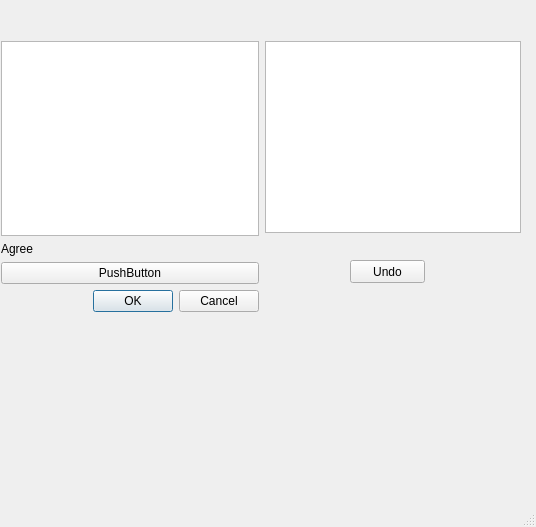
<?xml version="1.0" encoding="UTF-8"?>
<ui version="4.0">
 <class>MainWindow</class>
 <widget class="QMainWindow" name="MainWindow">
  <property name="geometry">
   <rect>
    <x>0</x>
    <y>0</y>
    <width>536</width>
    <height>527</height>
   </rect>
  </property>
  <property name="windowTitle">
   <string>MainWindow</string>
  </property>
  <widget class="QWidget" name="centralwidget">
   <widget class="QTextEdit" name="textEdit">
    <property name="geometry">
     <rect>
      <x>265</x>
      <y>41</y>
      <width>256</width>
      <height>192</height>
     </rect>
    </property>
   </widget>
   <widget class="QPushButton" name="pushButton_2">
    <property name="geometry">
     <rect>
      <x>350</x>
      <y>260</y>
      <width>75</width>
      <height>23</height>
     </rect>
    </property>
    <property name="text">
     <string>Undo</string>
    </property>
   </widget>
   <widget class="QWidget" name="">
    <property name="geometry">
     <rect>
      <x>1</x>
      <y>41</y>
      <width>258</width>
      <height>271</height>
     </rect>
    </property>
    <layout class="QVBoxLayout" name="verticalLayout">
     <item>
      <widget class="QColumnView" name="columnView"/>
     </item>
     <item>
      <widget class="QLabel" name="label">
       <property name="text">
        <string>Agree</string>
       </property>
      </widget>
     </item>
     <item>
      <widget class="QPushButton" name="pushButton">
       <property name="text">
        <string>PushButton</string>
       </property>
      </widget>
     </item>
     <item>
      <widget class="QDialogButtonBox" name="buttonBox">
       <property name="standardButtons">
        <set>QDialogButtonBox::Cancel|QDialogButtonBox::Ok</set>
       </property>
      </widget>
     </item>
    </layout>
   </widget>
  </widget>
  <widget class="QMenuBar" name="menubar">
   <property name="geometry">
    <rect>
     <x>0</x>
     <y>0</y>
     <width>536</width>
     <height>21</height>
    </rect>
   </property>
  </widget>
  <widget class="QStatusBar" name="statusbar"/>
 </widget>
 <resources/>
 <connections/>
</ui>
